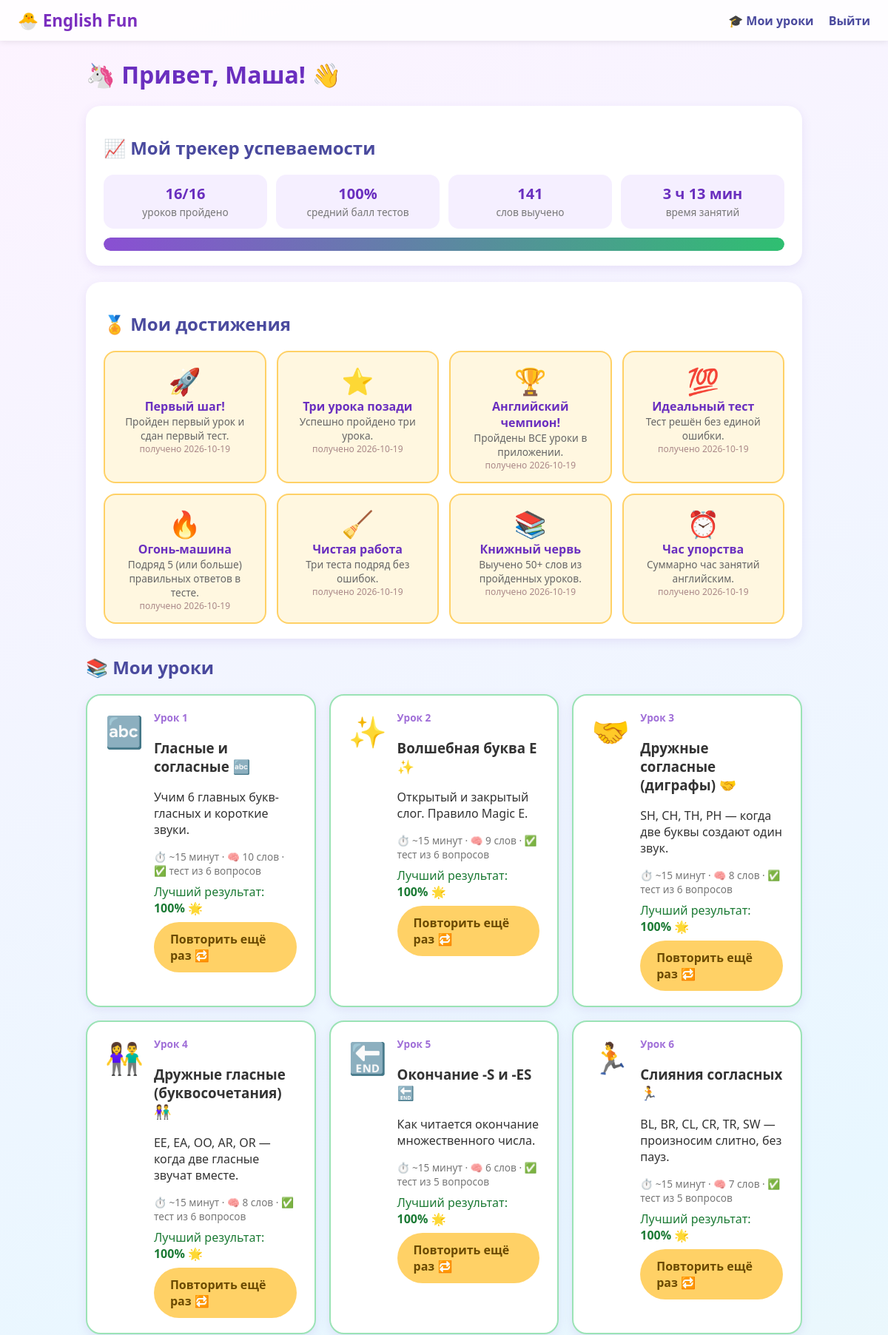
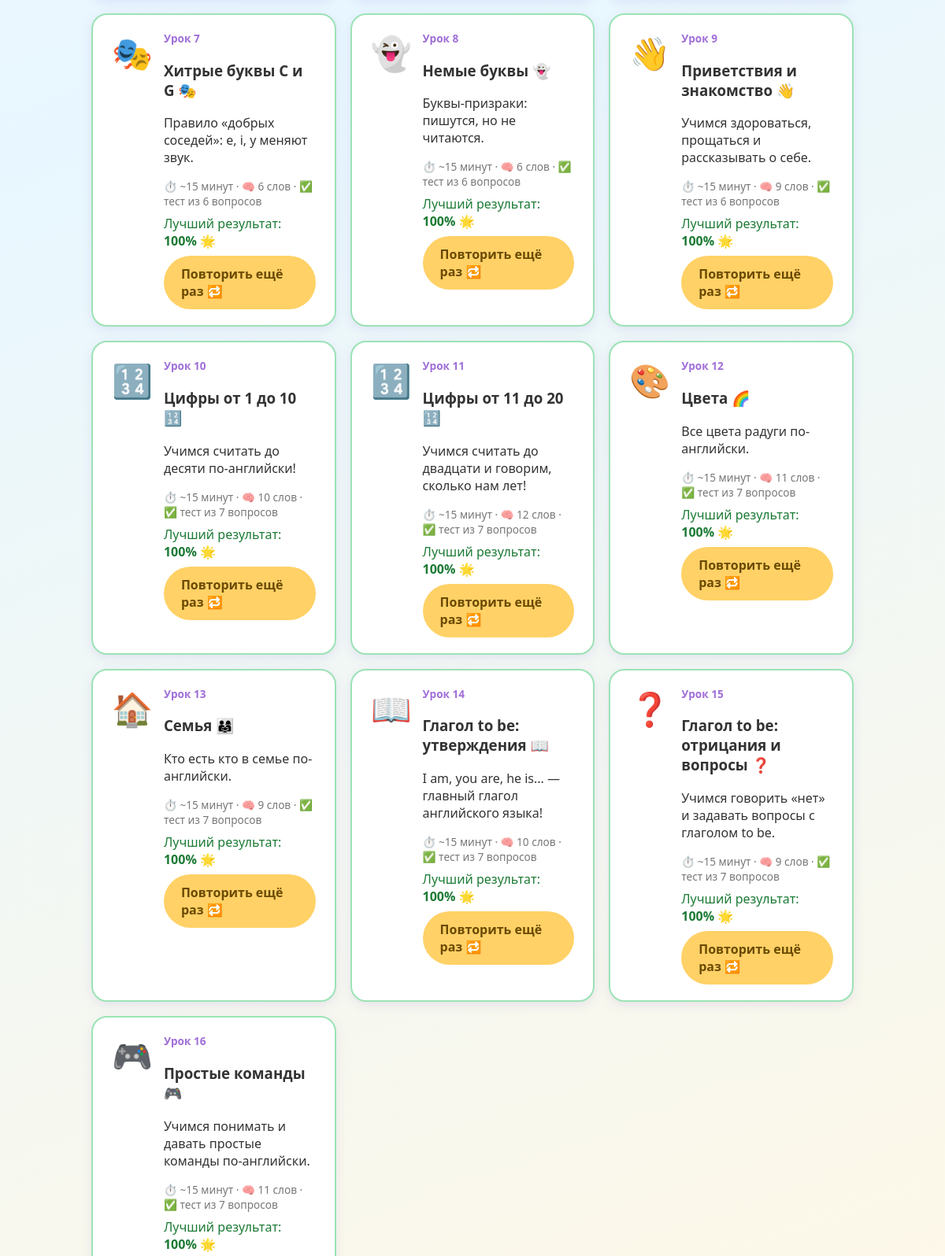
/student (signed in, upper part), run on the app's committed database (2 pictures, top to bottom).
### tables this page shows
CREATE TABLE students (
    id           INTEGER PRIMARY KEY AUTOINCREMENT,
    username     TEXT NOT NULL UNIQUE COLLATE NOCASE,  -- логин для входа
    display_name TEXT NOT NULL,                        -- имя на странице урока
    password_hash TEXT NOT NULL,                       -- PBKDF2-хеш пароля
    emoji        TEXT DEFAULT '🎒',                    -- аватарка для ребёнка
    created_at   TEXT NOT NULL
);

CREATE TABLE achievements (
    student_id   INTEGER NOT NULL,
    key          TEXT NOT NULL,
    earned_at    TEXT NOT NULL,
    PRIMARY KEY (student_id, key)
);

CREATE TABLE attempts (
    id            INTEGER PRIMARY KEY AUTOINCREMENT,
    student_id    INTEGER,                         -- за кем попытка (NULL = старые данные)
    lesson_id     INTEGER NOT NULL,
    started_at    TEXT NOT NULL,             -- ISO, когда открыли урок
    finished_at   TEXT,                      -- ISO, когда сдали тест
    seconds_spent INTEGER DEFAULT 0,         -- сколько секунд потратили
    score_percent REAL DEFAULT 0,            -- результат теста в %
    passed        INTEGER DEFAULT 0,         -- тест сдан?
    total_q       INTEGER DEFAULT 0,
    correct_q     INTEGER DEFAULT 0,
    mistakes_json TEXT DEFAULT '[]',         -- [{question, given, correct}]
    details_json  TEXT DEFAULT '{}'          -- полные результаты по каждому вопросу
);

### app.py (the view)
@app.route("/student")
def student_home():
    err = require_role("student")
    if err:
        return err
    db = get_db()
    student = get_student_or_none(db)
    if not student:
        session.clear()
        flash("Аккаунт был удалён родителем. Войди заново 🙂", "error")
        return redirect(url_for("index"))
    stats = compute_stats(db, student["id"])
    unlocked = unlocked_lesson_ids(stats)
    lessons_info = []
    for l in LESSONS:
        best = stats["best_by_lesson"].get(l["id"])
        lessons_info.append({
            "lesson": l,
            "locked": l["id"] not in unlocked,
            "done": l["id"] in stats["completed_ids"],
            "best_score": best["score_percent"] if best else None,
        })
    earned = {r["key"]: r["earned_at"] for r in db.execute(
        "SELECT key, earned_at FROM achievements WHERE student_id=?",
        (student["id"],)).fetchall()}
    achievements = [{**a, "earned": a["key"] in earned,
                     "earned_at": earned.get(a["key"])} for a in ACHIEVEMENTS]
    new_badge = session.pop("new_achievements", None)
    mascot = build_mascot_ctx()
    mascot["alreadyStarted"] = bool(stats["attempts"])
    mascot["allDone"] = len(stats["completed_ids"]) == len(LESSONS)
    return render_template("student_home.html", mascot=mascot,
                           name=student["display_name"],
                           emoji=student["emoji"],
                           lessons=lessons_info,
                           stats=stats,
                           achievements=achievements,
                           total_lessons=len(LESSONS),
                           new_badge=new_badge)

### app.py (called while the page is built)
def get_db():
    if "db" not in g:
        g.db = sqlite3.connect(DB_PATH)
        g.db.row_factory = sqlite3.Row
        g.db.execute("PRAGMA foreign_keys = ON")
    return g.db

def get_student_or_none(db):
    sid = session.get("student_id")
    if not sid:
        return None
    return db.execute("SELECT * FROM students WHERE id=?", (sid,)).fetchone()

def human_time(seconds):
    seconds = int(seconds or 0)
    if seconds < 60:
        return f"{seconds} сек"
    m, s = divmod(seconds, 60)
    if m < 60:
        return f"{m} мин {s} сек" if s else f"{m} мин"
    h, m = divmod(m, 60)
    return f"{h} ч {m} мин"

def unlocked_lesson_ids(stats):
    unlocked = set()
    for l in LESSONS:
        prev = l["id"] - 1
        if prev == 0 or prev in stats["completed_ids"]:
            unlocked.add(l["id"])
    return unlocked

def build_mascot_ctx():
    role = session.get("role")
    page = "anon" if not role else ("parent" if role == "parent" else "student")
    endpoint = request.endpoint or ""
    mascot = {"enabled": MASCOT_ENABLED, "name": MASCOT_NAME, "page": page}
    if page != "student":
        return mascot
    if endpoint == "index":
        mascot["page"] = "index"
    elif endpoint == "student_home":
        mascot["page"] = "home"
    elif endpoint == "lesson_page":
        mascot["page"] = "lesson"
    elif endpoint == "submit_test":
        mascot["page"] = "result"
    return mascot

@app.context_processor
def inject_mascot():
    return {"mascot": build_mascot_ctx()}

def require_role(role):
    if session.get("role") != role:
        return redirect(url_for("index"))
    return None

### templates/student_home.html (shortened to what this page needs)
{% extends "base.html" %}
{% block content %}
<h1>{{ emoji or '🎒' }} Привет, {{ name }}! 👋</h1>
<section class="card tracker">
  <h2>📈 Мой трекер успеваемости</h2>
  <div class="stats-grid">
    <div class="stat"><span class="stat-num">{{ stats.lessons_completed }}/{{ total_lessons }}</span><span class="stat-label">уроков пройдено</span></div>
    <div class="stat"><span class="stat-num">{% if stats.avg_score %}{{ "%.0f"|format(stats.avg_score) }}%{% else %}—{% endif %}</span><span class="stat-label">средний балл тестов</span></div>
    <div class="stat"><span class="stat-num">{{ stats.words_learned }}</span><span class="stat-label">слов выучено</span></div>
    <div class="stat"><span class="stat-num">{{ stats.total_seconds|human_time }}</span><span class="stat-label">время занятий</span></div>
  </div>
  <div class="progress-bar"><div class="progress-fill" style="width: {{ 100 * stats.lessons_completed / total_lessons }}%"></div></div>
</section>
<section class="card">
  <h2>🏅 Мои достижения</h2>
  <div class="ach-grid">
    {% for a in achievements %}
      <div class="ach {{ 'ach-earned' if a.earned else 'ach-locked' }}" title="{{ a.desc }}">
        <div class="ach-emoji">{{ a.emoji }}</div>
        <div class="ach-title">{{ a.title }}</div>
        <div class="ach-desc">{{ a.desc }}</div>
        {% if a.earned %}<div class="ach-date">получено {{ a.earned_at[:10] }}</div>{% endif %}
      </div>
    {% endfor %}
  </div>
</section>
<section>
  <h2>📚 Мои уроки</h2>
  <div class="lesson-grid">
    {% for info in lessons %}
      {% set l = info.lesson %}
      <div class="lesson-card card {{ 'lesson-done' if info.done }} {{ 'lesson-locked' if info.locked }}">
        <div class="lesson-emoji">{{ l.emoji if info.locked is false or info.done else '🔒' }}</div>
        <div class="lesson-body">
          <div class="lesson-num">Урок {{ l.id }}</div>
          <h3>{{ l.title }}</h3>
          <p>{{ l.description }}</p>
          <div class="lesson-meta">
            ⏱️ ~15 минут · 🧠 {{ l.material|length }} слов · ✅ тест из {{ l.test|length }} вопросов
          </div>
          {% if info.done %}
            <div class="done-score">Лучший результат: <b>{{ "%.0f"|format(info.best_score) }}%</b> {{ '🌟' if info.best_score >= 90 }}</div>
          {% endif %}
          {% if info.locked %}
            <button class="btn btn-locked" disabled>🔒 Закрой предыдущий урок</button>
          {% elif info.done %}
            <a class="btn btn-secondary" href="{{ url_for('lesson_page', lesson_id=l.id) }}">Повторить ещё раз 🔁</a>
          {% else %}
            <a class="btn btn-primary" href="{{ url_for('lesson_page', lesson_id=l.id) }}">Начать урок ▶️</a>
          {% endif %}
        </div>
      </div>
    {% endfor %}
  </div>
</section>
{% endblock %}

### templates/base.html (shortened to what this page needs)
<!DOCTYPE html>
<html lang="ru">
<head>
<link rel="stylesheet" href="{{ url_for('static', filename='style.css') }}">
</head>
<body>
<header class="topbar">
  <a href="/" class="logo">🐣 English Fun</a>
  <nav>
    {% if session.get('role') == 'student' %}
      <a href="{{ url_for('student_home') }}">🎓 Мои уроки</a>
      <a href="{{ url_for('logout') }}">Выйти</a>
    {% elif session.get('role') == 'parent' %}
      <a href="{{ url_for('parent_dashboard') }}">📊 Кабинет родителя</a>
      <a href="{{ url_for('logout') }}">Выйти</a>
    {% endif %}
  </nav>
</header>
<main class="container">
{% block content %}{% endblock %}
</main>
</body>
</html>

### static/style.css (style rules this page uses)
* { box-sizing: border-box; }
body { margin: 0; font-family: "Comic Sans MS", "Segoe UI", Verdana, sans-serif; background: linear-gradient(160deg, #fdf3ff 0%, #e8f7ff 50%, #fff8e6 100%); color: #333; min-height: 100vh; }
.topbar { display: flex; justify-content: space-between; align-items: center; padding: 12px 24px; background: #ffffffcc; backdrop-filter: blur(6px); box-shadow: 0 2px 8px rgba(0,0,0,.08); position: sticky; top: 0; z-index: 10; }
.logo { font-size: 1.4rem; font-weight: bold; color: #7b2fbf; text-decoration: none; }
.topbar nav a { margin-left: 16px; text-decoration: none; color: #4a4a9e; font-weight: bold; }
.container { max-width: 1000px; margin: 24px auto; padding: 0 16px; }
h1 { color: #6a2fbf; }
h2 { color: #4a4a9e; }
.card { background: #fff; border-radius: 20px; padding: 20px 24px; box-shadow: 0 4px 14px rgba(120, 80, 200, .12); margin-bottom: 22px; }
.btn { display: inline-block; border: none; cursor: pointer; text-decoration: none; border-radius: 999px; padding: 12px 22px; font-size: 1rem; font-weight: bold; transition: transform .1s ease, box-shadow .1s ease; }
.btn-secondary { background: #ffd166; color: #6b4a00; }
.stats-grid { display: grid; grid-template-columns: repeat(auto-fit, minmax(130px, 1fr)); gap: 12px; margin: 12px 0; }
.stat { background: #f5efff; border-radius: 14px; padding: 12px; text-align: center; }
.stat-num { display: block; font-size: 1.25rem; font-weight: bold; color: #6a2fbf; }
.stat-label { font-size: .85rem; color: #777; }
.progress-bar { height: 18px; background: #eee; border-radius: 999px; overflow: hidden; }
.progress-fill { height: 100%; background: linear-gradient(90deg, #8a4fd3, #2fbf71); border-radius: 999px; transition: width .5s; }
.ach-grid { display: grid; grid-template-columns: repeat(auto-fill, minmax(200px, 1fr)); gap: 14px; }
.ach { border-radius: 16px; padding: 14px; text-align: center; border: 2px solid transparent; }
.ach-earned { background: #fff7e0; border-color: #ffd166; }
.ach-emoji { font-size: 2.2rem; }
.ach-title { font-weight: bold; color: #6a2fbf; }
.ach-desc { font-size: .85rem; color: #666; }
.ach-date { font-size: .75rem; color: #a88; }
.lesson-grid { display: grid; grid-template-columns: repeat(auto-fill, minmax(300px, 1fr)); gap: 18px; }
.lesson-card { display: flex; gap: 14px; margin-bottom: 0; }
.lesson-card.lesson-done { border: 2px solid #9be3b5; }
.lesson-emoji { font-size: 2.6rem; }
.lesson-num { color: #a06fd8; font-weight: bold; font-size: .85rem; }
.lesson-meta { font-size: .85rem; color: #777; margin: 8px 0; }
.done-score { color: #1b7a34; margin-bottom: 8px; }

### data on the page
students: display_name "Маша"
achievements: emoji "🚀", title "Первый шаг!", desc "Пройден первый урок и сдан первый тест.", earned_at "2026-10-19"
achievements: emoji "⭐", title "Три урока позади", desc "Успешно пройдено три урока.", earned_at "2026-10-19"
achievements: emoji "🏆", title "Английский чемпион!", desc "Пройдены ВСЕ уроки в приложении.", earned_at "2026-10-19"
achievements: emoji "💯", title "Идеальный тест", desc "Тест решён без единой ошибки.", earned_at "2026-10-19"
achievements: emoji "🔥", title "Огонь-машина", desc "Подряд 5 (или больше) правильных ответов в тесте.", earned_at "2026-10-19"
achievements: emoji "🧹", title "Чистая работа", desc "Три теста подряд без ошибок.", earned_at "2026-10-19"
achievements: emoji "📚", title "Книжный червь", desc "Выучено 50+ слов из пройденных уроков.", earned_at "2026-10-19"
achievements: emoji "⏰", title "Час упорства", desc "Суммарно час занятий английским.", earned_at "2026-10-19"
attempts: emoji "🔤", id "1", title "Гласные и согласные 🔤", description "Учим 6 главных букв-гласных и короткие звуки.", material|length "10", test|length "6", best_score "100", score_percent "🌟"
attempts: emoji "✨", id "2", title "Волшебная буква E ✨", description "Открытый и закрытый слог. Правило Magic E.", material|length "9", test|length "6", best_score "100", score_percent "🌟"
attempts: emoji "🤝", id "3", title "Дружные согласные (диграфы) 🤝", description "SH, CH, TH, PH — когда две буквы создают один звук.", material|length "8", test|length "6", best_score "100", score_percent "🌟"
attempts: emoji "👫", id "4", title "Дружные гласные (буквосочетания) 👫", description "EE, EA, OO, AR, OR — когда две гласные звучат вместе.", material|length "8", test|length "6", best_score "100", score_percent "🌟"
attempts: emoji "🔚", id "5", title "Окончание -S и -ES 🔚", description "Как читается окончание множественного числа.", material|length "6", test|length "5", best_score "100", score_percent "🌟"
attempts: emoji "🏃", id "6", title "Слияния согласных 🏃", description "BL, BR, CL, CR, TR, SW — произносим слитно, без пауз.", material|length "7", test|length "5", best_score "100", score_percent "🌟"
attempts: emoji "🎭", id "7", title "Хитрые буквы C и G 🎭", description "Правило «добрых соседей»: e, i, y меняют звук.", material|length "6", test|length "6", best_score "100", score_percent "🌟"
attempts: emoji "👻", id "8", title "Немые буквы 👻", description "Буквы-призраки: пишутся, но не читаются.", material|length "6", test|length "6", best_score "100", score_percent "🌟"
attempts: emoji "👋", id "9", title "Приветствия и знакомство 👋", description "Учимся здороваться, прощаться и рассказывать о себе.", material|length "9", test|length "6", best_score "100", score_percent "🌟"
attempts: emoji "🔢", id "10", title "Цифры от 1 до 10 🔢", description "Учимся считать до десяти по-английски!", material|length "10", test|length "7", best_score "100", score_percent "🌟"
attempts: emoji "🔢", id "11", title "Цифры от 11 до 20 🔢", description "Учимся считать до двадцати и говорим, сколько нам лет!", material|length "12", test|length "7", best_score "100", score_percent "🌟"
attempts: emoji "🎨", id "12", title "Цвета 🌈", description "Все цвета радуги по-английски.", material|length "11", test|length "7", best_score "100", score_percent "🌟"
attempts: emoji "🏠", id "13", title "Семья 👨‍👩‍👧", description "Кто есть кто в семье по-английски.", material|length "9", test|length "7", best_score "100", score_percent "🌟"
attempts: emoji "📖", id "14", title "Глагол to be: утверждения 📖", description "I am, you are, he is... — главный глагол английского языка!", material|length "10", test|length "7", best_score "100", score_percent "🌟"
attempts: emoji "❓", id "15", title "Глагол to be: отрицания и вопросы ❓", description "Учимся говорить «нет» и задавать вопросы с глаголом to be.", material|length "9", test|length "7", best_score "100", score_percent "🌟"
attempts: emoji "🎮", id "16", title "Простые команды 🎮", description "Учимся понимать и давать простые команды по-английски.", material|length "11", test|length "7", best_score "100", score_percent "🌟"

### other printed values
{{ emoji or '🎒' }} "🦄"
{{ stats.lessons_completed }} "16"
{{ total_lessons }} "16"
{{ "%.0f"|format(stats.avg_score) }} "100"
{{ stats.words_learned }} "141"
{{ stats.total_seconds|human_time }} "3 ч 13 мин"
